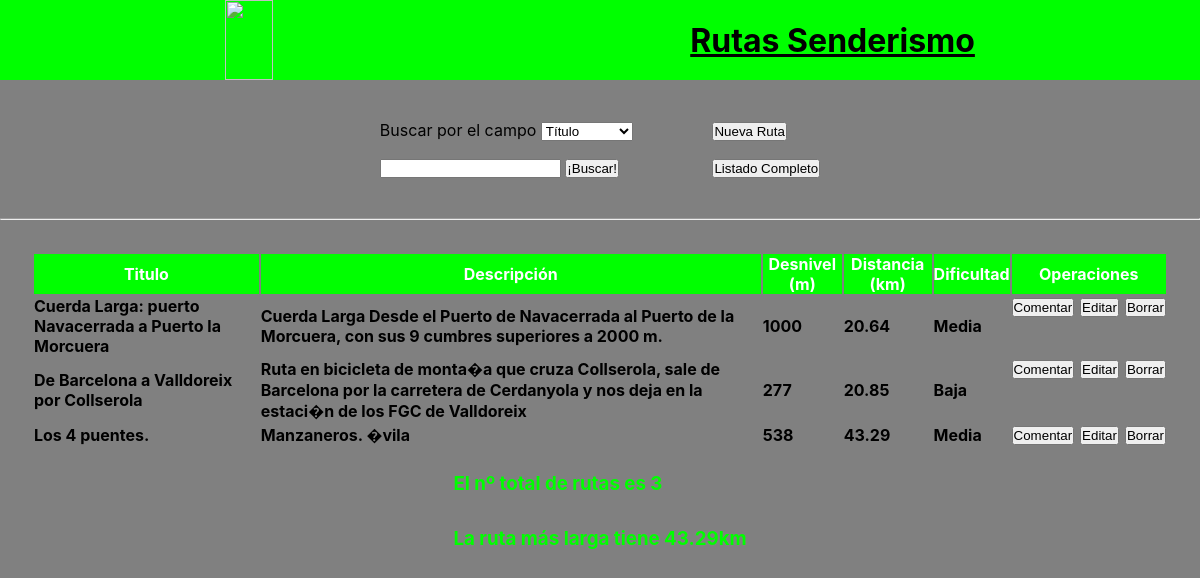
The page / on the database its author committed.
### tables this page shows
CREATE TABLE IF NOT EXISTS rutas (
  id int(11) NOT NULL auto_increment,
  titulo varchar(55) NOT NULL DEFAULT '' ,
  descripcion BLOB ,
  desnivel int(6) UNSIGNED NOT NULL DEFAULT '0' ,
  distancia double NOT NULL DEFAULT '0' ,
  notas blob,
  dificultad tinyint(1) unsigned NOT NULL DEFAULT '0' ,
  PRIMARY KEY (id),
  KEY titulo (titulo)
);

### model/connection.php (called while the page is built, shortened)
<?php
class connection extends PDO
{
    public function __construct($server, $port, $user, $password, $database)
    {
        $this->server = $server;
        $this->port = $port;
        $this->user = $user;
        $this->password = $password;
        $this->database = $database;
    }
    public function makePreparedQuery($query_text, $params=[])
    {
        $query = $this->prepare($query_text);
        $query->execute($params);
        if (!$query) {
            $err = $this->errorInfo();
            print "<p>Error en la consulta. Error " . $err[2] . "</p>";
        } else return $query->fetchAll();
    }
}

### controller.php (called while the page is built, shortened)
<?php
class Controller{
    private $model;
    public function __construct($model)
    {
        $this->model = $model;
    }
    public function allRoutes(){
        $routes =  $this->model->getAllRoutes();
        $view='';
        if ($routes){
            require_once "./view/showAllRoutes.php";
        }
        else {
            $view = "<h2>No hay rutas creadas<h2>";
        }
        return $view;
        }
}

### model/model.php (called while the page is built, shortened)
<?php
require_once "connection.php";
class Model{
private $connection;
public function __construct(){
    $this->connection = new Connection(DB_HOST, DB_PORT, DB_USER, DB_PASS, DB);
}
public function getAllRoutes(){
    return $this->connection->makePreparedQuery('SELECT * FROM rutas');
}
public function getMaxDistance(){
    return $this->connection->makePreparedQuery("SELECT MAX(distancia) FROM rutas")[0]['MAX(distancia)'];
}
}
?>

### view/showAllRoutes.php (the view)
<?php
$difficulty = ['Baja', 'Media', 'Alta'];
$view .="
            <table>
                <thead>
                    <th>Titulo</th>
                    <th>Descripción</th>
                    <th>Desnivel (m)</th>
                    <th>Distancia (km)</th>
                    <th>Dificultad</th>
                    <th>Operaciones</th>
                </thead>";
        foreach ($routes as $route){
            $view .= "
            <tr>
                <td>".$route['titulo']."</td>
                <td>".$route['descripcion']."</td>
                <td>".$route['desnivel']."</td>
                <td>".$route['distancia']."</td>
                <td>".$difficulty[$route['dificultad']-1]."</td>
                <td class='actions'>
                        <form method='POST'>
                            <input type='text' name='comentar' value=".$route['id']." hidden>
                            <input type='submit' value='Comentar'>
                        </form>
                        <form method='POST'>
                            <input type='text' name='editar' value=".$route['id']." hidden>
                            <input type='submit' value='Editar'>
                        </form>
                        <form method='POST'>
                            <input type='text' name='borrar' value=".$route['id']." hidden>
                            <input type='submit' value='Borrar'>
                        </form>
                </td>
            </tr>";
        }
        $view .= "</table><div><h3>El nº total de rutas es ".count($routes)."</h3><h3>La ruta más larga tiene ".
        $this->model->getMaxDistance()."km</h3></div>";

### index.php (shortened to what this page needs)
<!DOCTYPE html>
<html lang="en">
<head>
    <link rel="stylesheet" href="style.css">
</head>
<body>
    <?php
    require_once "./model/model.php";
    require_once "./model/connection.php";
    require_once "controller.php";
    $model = new Model();
    $controller = new Controller($model);
    ?>
    <header>
        <img src="http://olivo.mentor.mec.es/cursophp/iniciacion/php_ini_2014/unidad7/act1/senderismo.gif">
        <h1>Rutas Senderismo</h1>
    </header>
    <div id="opciones">
        <form name="form" action="./index.php" method="POST" class='buscar'>
            <label>Buscar por el campo
                <select name="campo" id="campo">
                    <option value="titulo">Título</option>
                </select>
            </label>
            <div>
                <input type="text" name="busqueda" required>
                <input type="submit" value="¡Buscar!">
            </div>
        </form>
        <div id="forms">
            <form name="form2" method="POST">
                <input type="submit" value="Nueva Ruta">
            </form>
            <form name="form3" method="POST">
                <input type="submit" value="Listado Completo">
            </form>
        </div>
    </div>
    <hr>
    <div id="rutas">
        <?php
        if (isset($_POST['operacion'])) {
            if ($_POST['operacion'] == 'nueva') {
                if (isset($_POST['newTitle']) && isset($_POST['newTitle']) && isset($_POST['newDescription']) && isset($_POST['newUneveness']) && isset($_POST['newDistance'])) {
                    $controller->newRoute($_POST['newTitle'], $_POST['newDescription'], $_POST['newUneveness'], $_POST['newDistance'], $_POST['newDifficulty'], $_POST['newNotes']);
                    header('Location:index.php');
                } else {
                    echo $controller->showNewRoute();
                }
            } else {
                echo $controller->allRoutes();
            }
        } else if (isset($_POST['busqueda']) && isset($_POST['campo'])) {
            echo $controller->searchRoutes($_POST['busqueda'], $_POST['campo']);
        } else if (isset($_POST['comentar'])) {
            if (isset($_POST['nombre']) && isset($_POST['texto'])) {
                $controller->newComment($_POST['id_ruta'], $_POST['nombre'], $_POST['texto']);
            }
            echo $controller->commentRoute($_POST['comentar']);
        } else if (isset($_POST['editar'])) {
            if (isset($_POST['titulo']) && isset($_POST['descripcion'])) {
                $controller->editRoute($_POST['id_ruta'], $_POST['titulo'], $_POST['descripcion'], $_POST['desnivel'], $_POST['distancia'], $_POST['dificultad'], $_POST['notas']);
            }
            echo $controller->showEditRoute($_POST['editar']);
        } else if (isset($_POST['borrar'])) {
            $controller->deleteRoute($_POST['borrar']);
            echo $controller->allRoutes();
        } else {
            echo $controller->allRoutes();
        }
        ?>
    </div>
</body>
</html>

### style.css (style rules this page uses)
* { margin: 0; padding: 0; box-sizing: border-box; }
body { background-color: gray; font-family: -apple-system, BlinkMacSystemFont, 'Segoe UI', Roboto, Oxygen, Ubuntu, Cantarell, 'Open Sans', 'Helvetica Neue', sans-serif; }
header { width: 100%; height: 10vh; background-color: lime; display: flex; flex-direction: row; align-items: center; justify-content: space-evenly; }
header>img { width: 20%; height: 10vh; }
h1 { text-decoration: underline; }
#opciones { width: 50%; margin: auto; display: flex; flex-direction: row; justify-content: space-around; padding: 5vh; }
.buscar { display: flex; flex-direction: column; gap: 2vh; }
#forms { display: flex; flex-direction: column; justify-content: center; gap: 2vh; }
th { color: white; background-color: lime; }
td { font-weight: bolder; }
#rutas { padding: 2vw; display: flex; flex-direction: column; align-items: center; justify-content: center; }
h2, h3 { color: lime; padding: 2vh; }
.actions { display: flex; flex-direction: row; gap: 0.5vw; align-items: center; }
table { padding: 1vh; }

### rows shown on the page
rutas: titulo "Cuerda Larga: puerto Navacerrada a Puerto la Morcuera", descripcion "Cuerda Larga Desde el Puerto de Navacerrada al Puerto de la Morcuera, con sus 9 cumbres superiores a 2000 m.", desnivel "1000", distancia "20.64", dificultad "Media"
rutas: titulo "De Barcelona a Valldoreix por Collserola", descripcion "Ruta en bicicleta de monta�a que cruza Collserola, sale de Barcelona por la carretera de Cerdanyola y nos deja en la estaci�n de los FGC de Valldoreix", desnivel "277", distancia "20.85", dificultad "Baja"
rutas: titulo "Los 4 puentes.", descripcion "Manzaneros. �vila", desnivel "538", distancia "43.29", dificultad "Media"

### other values the page prints
count($routes) "3"
$this->model->getMaxDistance() "43.29"
